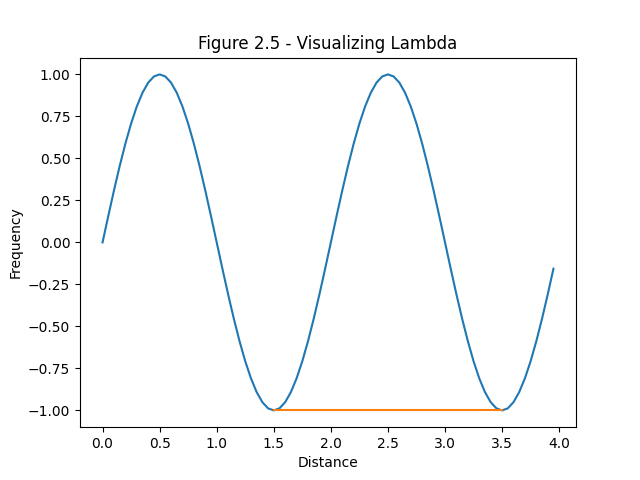

Here is the Python script that generated this plot:
# importing package
import matplotlib.pyplot as plt
import numpy as np

# Create data
x1 = np.arange(0, 4, 0.05)
y1 = np.sin(x1*np.pi)

x2 = (1.5, 3.5)
y2 = (-1, -1)

# Create Markers
markers_on = 8
plt.plot(x1, y1, label='Markers signify lambda')
plt.plot(x2, y2)

# Set Labels
plt.title("Figure 2.5 - Visualizing Lambda")
plt.xlabel("Distance")
plt.ylabel("Frequency")
plt.savefig('/home/gary/Documents/notes/ARRL/img/2/figure-2_5.png')
